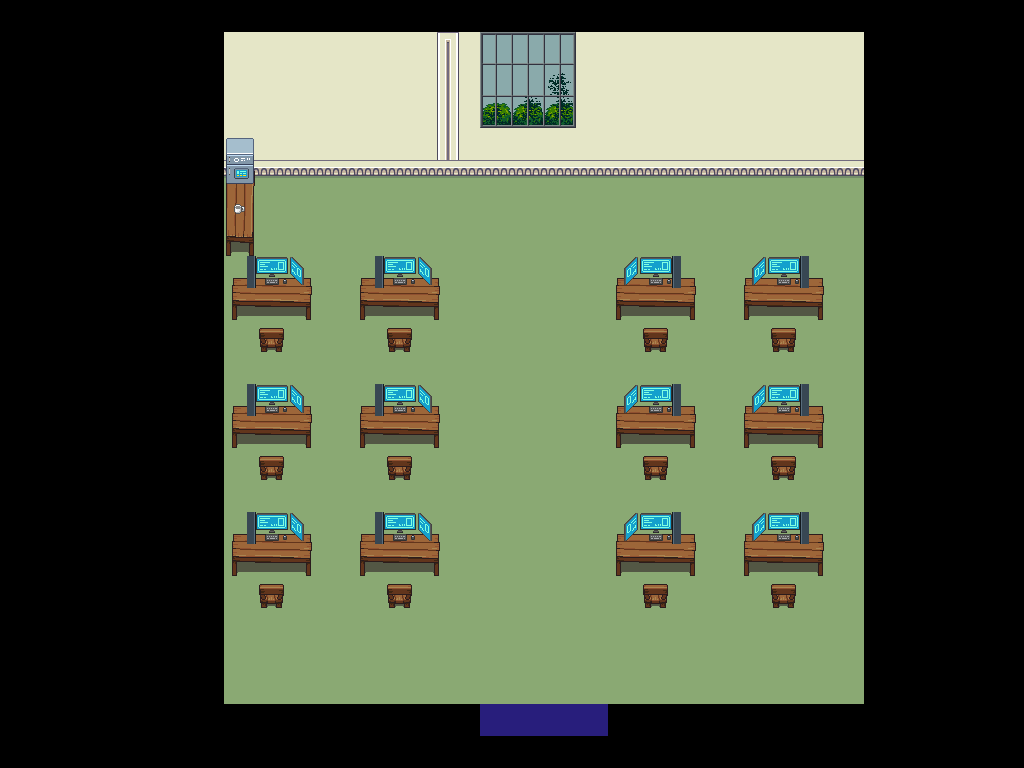

Tiled map render using the project's own tile images. Description and the map definition, with tile-layer contents summarised, below:
An orthogonal 32x24 tile map with 32x32 px tiles, 8 tile layers (sol, vers_couloir1, noir 99, mur 99, ...), 5 tilesets.

<map version="1.8" tiledversion="1.8.2" orientation="orthogonal" renderorder="right-down" width="32" height="24" tilewidth="32" tileheight="32" infinite="0" nextlayerid="12" nextobjectid="1">
 <tileset firstgid="1" source="porte.tsx" />
 <tileset firstgid="17" source="couleur.tsx" />
 <tileset firstgid="26" source="test_porte(10).tsx" />
 <tileset firstgid="42" source="Interior.tsx" />
 <tileset firstgid="1066" source="pixel-cyberpunk-interior.tsx" />
 <layer id="10" name="sol" width="32" height="24">
  <data>[768 cells, 320 non-empty, 1 distinct tile ids]</data>
 </layer>
 <layer id="11" name="vers_couloir1" width="32" height="24">
  <data>[768 cells, 4 non-empty, 1 distinct tile ids]</data>
 </layer>
 <layer id="8" name="noir 99" width="32" height="24">
  <data>[768 cells, 344 non-empty, 4 distinct tile ids]</data>
 </layer>
 <layer id="9" name="mur 99" width="32" height="24">
  <data>[768 cells, 100 non-empty, 3 distinct tile ids]</data>
 </layer>
 <layer id="2" name="tables 99" width="32" height="24">
  <data>[768 cells, 96 non-empty, 11 distinct tile ids]</data>
 </layer>
 <layer id="5" name="exterieur 99" width="32" height="24">
  <data>[768 cells, 3 non-empty, 1 distinct tile ids]</data>
 </layer>
 <layer id="7" name="exterieur2 99" width="32" height="24">
  <data>[768 cells, 4 non-empty, 2 distinct tile ids]</data>
 </layer>
 <layer id="4" name="ordinateur 99" width="32" height="24">
  <data>[768 cells, 56 non-empty, 21 distinct tile ids]</data>
 </layer>
</map>
